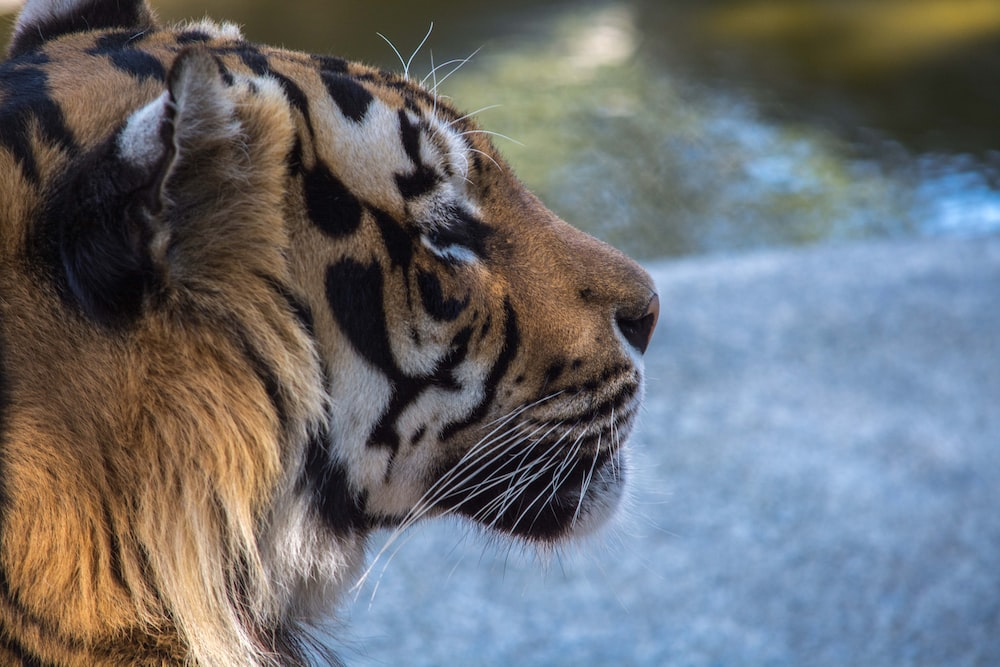
#> input picture 02_Src/00_ImageConvolution/src/input_img.jpg, 1000 x 667 px
$ python main.py
#> lines starting #> are read from the running program, lines starting #| are printed output that depends on the picture
import numpy as np
from PIL import Image
import matplotlib.pyplot as plt
import cv2
import os


class MyImageProcessingProject:

    def getImageSize(self, image_location):
        img = Image.open(image_location)
        img_width, img_height = img.size
        print(str(img_width), " * ", str(img_height))


    def getPixelValue(self, image_location):
        img = Image.open(image_location)
        image_pixel = img.load()

    def loadImage(self, img_loc):
#> called with img_loc = 'src/input_img.jpg'
        actual_image =cv2.imread(img_loc)
#> actual_image is the input picture: shape (667, 1000, 3); mean B, G, R 113.7, 110, 107.9
        grey_image = cv2.cvtColor(actual_image, cv2.COLOR_BGR2GRAY)
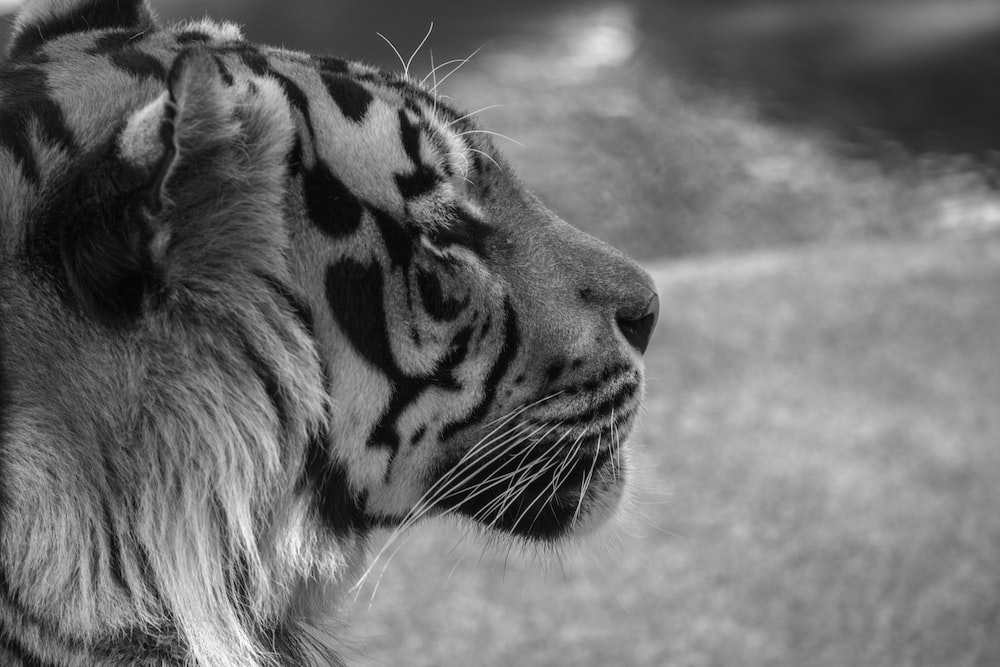
#> grey_image: shape (667, 1000); min 0, max 253, mean 109.8
        return grey_image

    def image_convolution(self, image_mat, kernel_mat):
        #kernel_mat = np.flipud(np.fliplr(kernel_mat))
        output_image = np.zeros_like(image_mat)
        image_padded = np.zeros((image_mat.shape[0] + 2, image_mat.shape[1] + 2))
        image_padded[1:-1, 1:-1] = image_mat

        for x in range(image_mat.shape[1]):
            for y in range(image_mat.shape[0]):
                output_image[y, x] = (kernel_mat * image_padded[y: y + 3, x: x + 3]).sum()
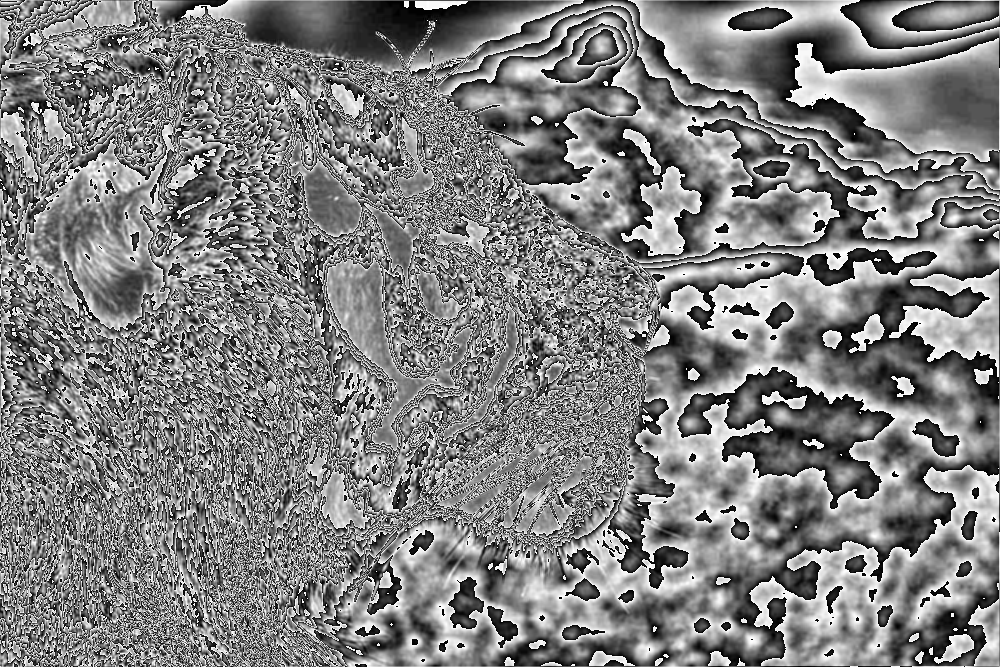
#> output_image: shape (667, 1000); min 0, max 255, mean 127.9

        return output_image


my_proj = MyImageProcessingProject()
image_location = 'src/input_img.jpg'

input_image = my_proj.loadImage(image_location)

image_edge1 = my_proj.image_convolution(input_image, kernel_mat=np.array([[1, 1, 1], [1, 1, 1], [1, 1, 1]]))
cv2.imwrite('src' + 'edge_detection_4.jpg', image_edge1)
